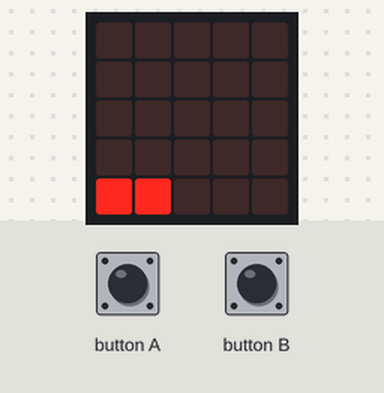
A program run on a simulated BBC micro:bit running MicroPython. Parts: the board's 5×5 LED display. Inputs (shaded band) come from the test bench. Random numbers come from a fixed seed.

Above: at 1.2 s.
1.3 s: button B pressed for 0.15 s
At 1.47 s:
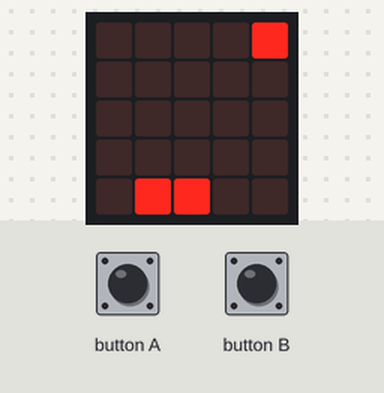
At 1.95 s:
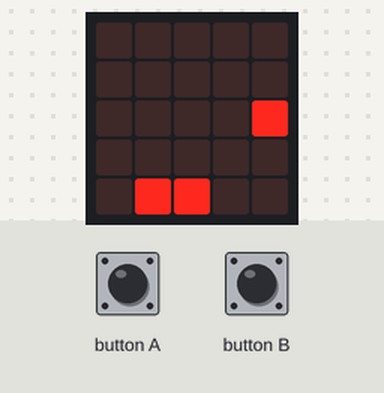
2.0 s: button A pressed for 0.15 s
At 2.27 s:
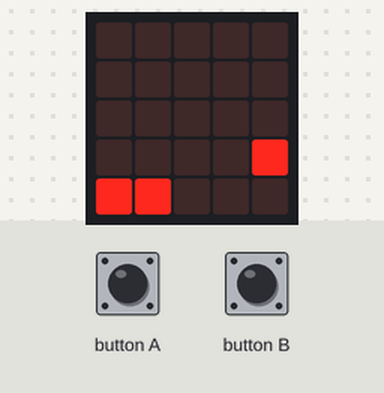
Timing chart, 0 to 5.0 s (numbered marks = the images above; inputs shaded):
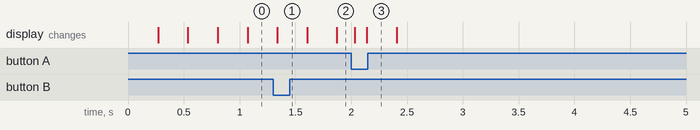

The program:

game.py
```python
from microbit import *
from random import randint

# startowe polozenie pilki
ball_x, ball_y = 4, 4
# polozenie platformy
platform_x, platform_y = 0, 4
# pomocnicza wartosc, aby pilka spadala wolniej
counter = 0

# glowna petla programu
while True:
    # wyczysc wyswietlacz
    display.clear()

    ### obsluga pilki ###

    # pilka spada raz na 5 wykonan tej petli
    if counter%5 == 0:
        if ball_y == 4:
            # losujemy nowe polozenie pilki, kiedy pilka jest juz na dole,
            # innymi slowy y == 4
            ball_y = 0
            ball_x = randint(0, 4)
        else:
            # w przeciwnym wypadku zwiekszamy y o 1, x pozostaje bez zmian
            ball_y = ball_y + 1
        # wyswietlenie pilki
        counter = 0
    # wyswietlenie pilki za kazdym razem
    display.set_pixel(ball_x, ball_y, 9)

    # licznik petli
    counter = counter + 1

    ### obsluga platformy ###

    if button_a.was_pressed() and platform_x > 0:
        # ruch platformy w lewo przyciskiem A
        platform_x = platform_x - 1
    elif button_b.was_pressed() and platform_x < 3:
        # ruch platformy w prawo przyciskiem B
        platform_x = platform_x + 1

    # wyswietlenie platformy
    display.set_pixel(platform_x, platform_y, 9)
    display.set_pixel(platform_x+1, platform_y, 9)

    ### logika gry ###

    # kiedy pilka spadnie na dol i nie zostanie zlapana przez platforme
    # konczymy gre wyswietlajac smutna buzie
    if ball_y == 4 and platform_x != ball_x and platform_x+1 != ball_x:
        display.show(Image.SAD)
        break

    # usypiamy petle na 50ms
    sleep(50)
```
